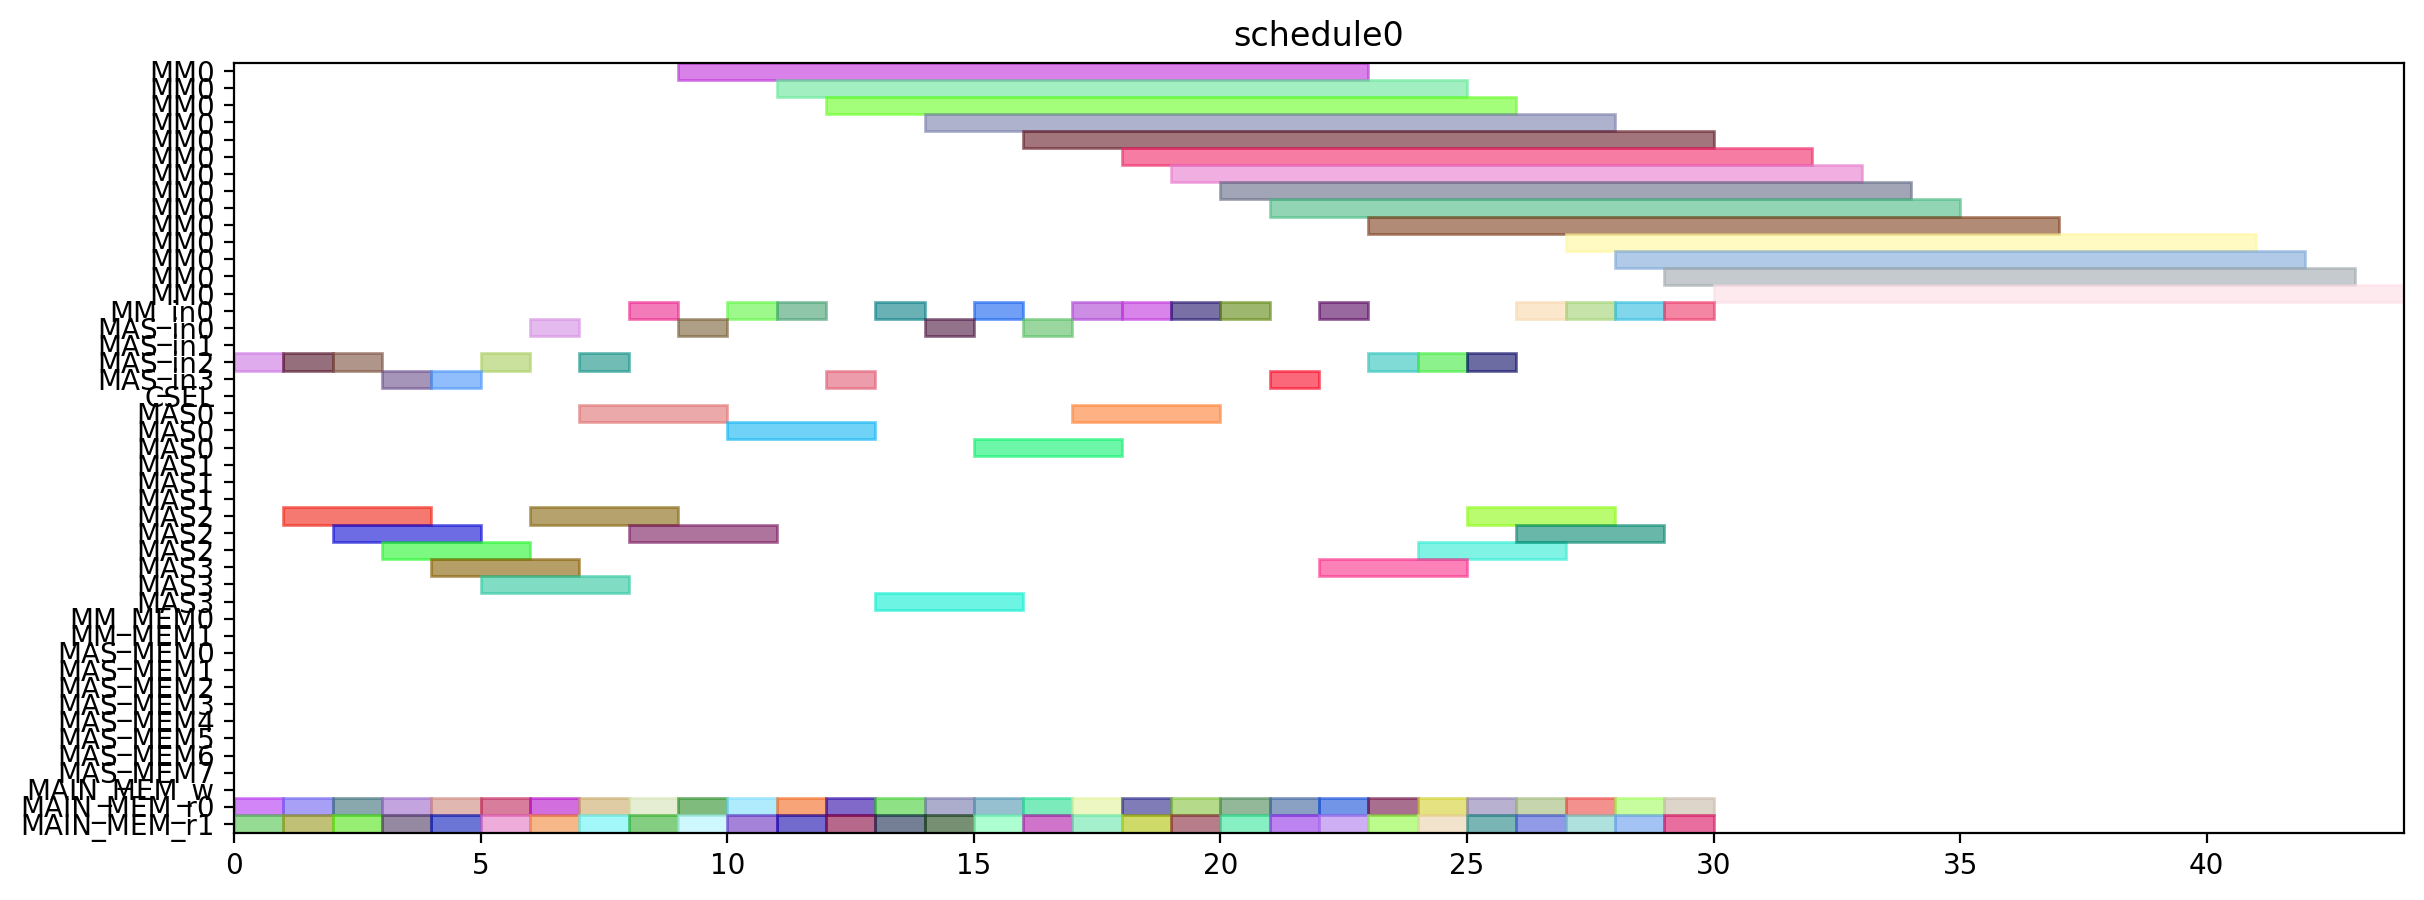

Recreate this plot in Python.
from pyschedule import Scenario, solvers, plotters, alt


def solve():
	horizon = 120
	S = Scenario("schedule0", horizon=horizon)

	# resource
	MM = S.Resources('MM', num=1, size=14)
	MM_in = S.Resources('MM_in', num=1)
	MAS_in = S.Resources('MAS_in', num=4)
	CSEL = S.Resource('CSEL')
	MAS = S.Resources('MAS', num=4, size=3, periods=range(1, horizon))
	MM_MEM = S.Resources('MM_MEM', num=2)
	MAS_MEM = S.Resources('MAS_MEM', num=8)
	MAIN_MEM_w = S.Resource('MAIN_MEM_w', size=1)
	MAIN_MEM_r = S.Resources('MAIN_MEM_r', num=2)

	# result of previous scheduling

	# new tasks
	t1_t0 = S.Task('t1_t0', length=14, delay_cost=1)
	t1_t0 += alt(MM)
	t1_t0_in = S.Task('t1_t0_in', length=1, delay_cost=1)
	t1_t0_in += alt(MM_in)
	S += t1_t0_in*MM_in[0]<=t1_t0*MM[0]
	t1_t0_mem0 = S.Task('t1_t0_mem0', length=1, delay_cost=1)
	t1_t0_mem0 += MAIN_MEM_r[0]
	S += t1_t0_mem0 <= t1_t0

	t1_t0_mem1 = S.Task('t1_t0_mem1', length=1, delay_cost=1)
	t1_t0_mem1 += MAIN_MEM_r[1]
	S += t1_t0_mem1 <= t1_t0

	t1_t1 = S.Task('t1_t1', length=14, delay_cost=1)
	t1_t1 += alt(MM)
	t1_t1_in = S.Task('t1_t1_in', length=1, delay_cost=1)
	t1_t1_in += alt(MM_in)
	S += t1_t1_in*MM_in[0]<=t1_t1*MM[0]
	t1_t1_mem0 = S.Task('t1_t1_mem0', length=1, delay_cost=1)
	t1_t1_mem0 += MAIN_MEM_r[0]
	S += t1_t1_mem0 <= t1_t1

	t1_t1_mem1 = S.Task('t1_t1_mem1', length=1, delay_cost=1)
	t1_t1_mem1 += MAIN_MEM_r[1]
	S += t1_t1_mem1 <= t1_t1

	t1_t2 = S.Task('t1_t2', length=3, delay_cost=1)
	t1_t2 += alt(MAS)
	t1_t2_in = S.Task('t1_t2_in', length=1, delay_cost=1)
	t1_t2_in += alt(MAS_in)
	S += t1_t2_in*MAS_in[0]<=t1_t2*MAS[0]

	S += t1_t2_in*MAS_in[1]<=t1_t2*MAS[1]

	S += t1_t2_in*MAS_in[2]<=t1_t2*MAS[2]

	S += t1_t2_in*MAS_in[3]<=t1_t2*MAS[3]

	t1_t2_mem0 = S.Task('t1_t2_mem0', length=1, delay_cost=1)
	t1_t2_mem0 += MAIN_MEM_r[0]
	S += t1_t2_mem0 <= t1_t2

	t1_t2_mem1 = S.Task('t1_t2_mem1', length=1, delay_cost=1)
	t1_t2_mem1 += MAIN_MEM_r[1]
	S += t1_t2_mem1 <= t1_t2

	t1_t3 = S.Task('t1_t3', length=3, delay_cost=1)
	t1_t3 += alt(MAS)
	t1_t3_in = S.Task('t1_t3_in', length=1, delay_cost=1)
	t1_t3_in += alt(MAS_in)
	S += t1_t3_in*MAS_in[0]<=t1_t3*MAS[0]

	S += t1_t3_in*MAS_in[1]<=t1_t3*MAS[1]

	S += t1_t3_in*MAS_in[2]<=t1_t3*MAS[2]

	S += t1_t3_in*MAS_in[3]<=t1_t3*MAS[3]

	t1_t3_mem0 = S.Task('t1_t3_mem0', length=1, delay_cost=1)
	t1_t3_mem0 += MAIN_MEM_r[0]
	S += t1_t3_mem0 <= t1_t3

	t1_t3_mem1 = S.Task('t1_t3_mem1', length=1, delay_cost=1)
	t1_t3_mem1 += MAIN_MEM_r[1]
	S += t1_t3_mem1 <= t1_t3

	t2_t0 = S.Task('t2_t0', length=14, delay_cost=1)
	t2_t0 += alt(MM)
	t2_t0_in = S.Task('t2_t0_in', length=1, delay_cost=1)
	t2_t0_in += alt(MM_in)
	S += t2_t0_in*MM_in[0]<=t2_t0*MM[0]
	t2_t0_mem0 = S.Task('t2_t0_mem0', length=1, delay_cost=1)
	t2_t0_mem0 += MAIN_MEM_r[0]
	S += t2_t0_mem0 <= t2_t0

	t2_t0_mem1 = S.Task('t2_t0_mem1', length=1, delay_cost=1)
	t2_t0_mem1 += MAIN_MEM_r[1]
	S += t2_t0_mem1 <= t2_t0

	t2_t1 = S.Task('t2_t1', length=14, delay_cost=1)
	t2_t1 += alt(MM)
	t2_t1_in = S.Task('t2_t1_in', length=1, delay_cost=1)
	t2_t1_in += alt(MM_in)
	S += t2_t1_in*MM_in[0]<=t2_t1*MM[0]
	t2_t1_mem0 = S.Task('t2_t1_mem0', length=1, delay_cost=1)
	t2_t1_mem0 += MAIN_MEM_r[0]
	S += t2_t1_mem0 <= t2_t1

	t2_t1_mem1 = S.Task('t2_t1_mem1', length=1, delay_cost=1)
	t2_t1_mem1 += MAIN_MEM_r[1]
	S += t2_t1_mem1 <= t2_t1

	t2_t2 = S.Task('t2_t2', length=3, delay_cost=1)
	t2_t2 += alt(MAS)
	t2_t2_in = S.Task('t2_t2_in', length=1, delay_cost=1)
	t2_t2_in += alt(MAS_in)
	S += t2_t2_in*MAS_in[0]<=t2_t2*MAS[0]

	S += t2_t2_in*MAS_in[1]<=t2_t2*MAS[1]

	S += t2_t2_in*MAS_in[2]<=t2_t2*MAS[2]

	S += t2_t2_in*MAS_in[3]<=t2_t2*MAS[3]

	t2_t2_mem0 = S.Task('t2_t2_mem0', length=1, delay_cost=1)
	t2_t2_mem0 += MAIN_MEM_r[0]
	S += t2_t2_mem0 <= t2_t2

	t2_t2_mem1 = S.Task('t2_t2_mem1', length=1, delay_cost=1)
	t2_t2_mem1 += MAIN_MEM_r[1]
	S += t2_t2_mem1 <= t2_t2

	t2_t3 = S.Task('t2_t3', length=3, delay_cost=1)
	t2_t3 += alt(MAS)
	t2_t3_in = S.Task('t2_t3_in', length=1, delay_cost=1)
	t2_t3_in += alt(MAS_in)
	S += t2_t3_in*MAS_in[0]<=t2_t3*MAS[0]

	S += t2_t3_in*MAS_in[1]<=t2_t3*MAS[1]

	S += t2_t3_in*MAS_in[2]<=t2_t3*MAS[2]

	S += t2_t3_in*MAS_in[3]<=t2_t3*MAS[3]

	t2_t3_mem0 = S.Task('t2_t3_mem0', length=1, delay_cost=1)
	t2_t3_mem0 += MAIN_MEM_r[0]
	S += t2_t3_mem0 <= t2_t3

	t2_t3_mem1 = S.Task('t2_t3_mem1', length=1, delay_cost=1)
	t2_t3_mem1 += MAIN_MEM_r[1]
	S += t2_t3_mem1 <= t2_t3

	t0_t0 = S.Task('t0_t0', length=14, delay_cost=1)
	t0_t0 += alt(MM)
	t0_t0_in = S.Task('t0_t0_in', length=1, delay_cost=1)
	t0_t0_in += alt(MM_in)
	S += t0_t0_in*MM_in[0]<=t0_t0*MM[0]
	t0_t0_mem0 = S.Task('t0_t0_mem0', length=1, delay_cost=1)
	t0_t0_mem0 += MAIN_MEM_r[0]
	S += t0_t0_mem0 <= t0_t0

	t0_t0_mem1 = S.Task('t0_t0_mem1', length=1, delay_cost=1)
	t0_t0_mem1 += MAIN_MEM_r[1]
	S += t0_t0_mem1 <= t0_t0

	t0_t1 = S.Task('t0_t1', length=14, delay_cost=1)
	t0_t1 += alt(MM)
	t0_t1_in = S.Task('t0_t1_in', length=1, delay_cost=1)
	t0_t1_in += alt(MM_in)
	S += t0_t1_in*MM_in[0]<=t0_t1*MM[0]
	t0_t1_mem0 = S.Task('t0_t1_mem0', length=1, delay_cost=1)
	t0_t1_mem0 += MAIN_MEM_r[0]
	S += t0_t1_mem0 <= t0_t1

	t0_t1_mem1 = S.Task('t0_t1_mem1', length=1, delay_cost=1)
	t0_t1_mem1 += MAIN_MEM_r[1]
	S += t0_t1_mem1 <= t0_t1

	t0_t2 = S.Task('t0_t2', length=3, delay_cost=1)
	t0_t2 += alt(MAS)
	t0_t2_in = S.Task('t0_t2_in', length=1, delay_cost=1)
	t0_t2_in += alt(MAS_in)
	S += t0_t2_in*MAS_in[0]<=t0_t2*MAS[0]

	S += t0_t2_in*MAS_in[1]<=t0_t2*MAS[1]

	S += t0_t2_in*MAS_in[2]<=t0_t2*MAS[2]

	S += t0_t2_in*MAS_in[3]<=t0_t2*MAS[3]

	t0_t2_mem0 = S.Task('t0_t2_mem0', length=1, delay_cost=1)
	t0_t2_mem0 += MAIN_MEM_r[0]
	S += t0_t2_mem0 <= t0_t2

	t0_t2_mem1 = S.Task('t0_t2_mem1', length=1, delay_cost=1)
	t0_t2_mem1 += MAIN_MEM_r[1]
	S += t0_t2_mem1 <= t0_t2

	t0_t3 = S.Task('t0_t3', length=3, delay_cost=1)
	t0_t3 += alt(MAS)
	t0_t3_in = S.Task('t0_t3_in', length=1, delay_cost=1)
	t0_t3_in += alt(MAS_in)
	S += t0_t3_in*MAS_in[0]<=t0_t3*MAS[0]

	S += t0_t3_in*MAS_in[1]<=t0_t3*MAS[1]

	S += t0_t3_in*MAS_in[2]<=t0_t3*MAS[2]

	S += t0_t3_in*MAS_in[3]<=t0_t3*MAS[3]

	t0_t3_mem0 = S.Task('t0_t3_mem0', length=1, delay_cost=1)
	t0_t3_mem0 += MAIN_MEM_r[0]
	S += t0_t3_mem0 <= t0_t3

	t0_t3_mem1 = S.Task('t0_t3_mem1', length=1, delay_cost=1)
	t0_t3_mem1 += MAIN_MEM_r[1]
	S += t0_t3_mem1 <= t0_t3

	t4_t0_t0 = S.Task('t4_t0_t0', length=14, delay_cost=1)
	t4_t0_t0 += alt(MM)
	t4_t0_t0_in = S.Task('t4_t0_t0_in', length=1, delay_cost=1)
	t4_t0_t0_in += alt(MM_in)
	S += t4_t0_t0_in*MM_in[0]<=t4_t0_t0*MM[0]
	t4_t0_t0_mem0 = S.Task('t4_t0_t0_mem0', length=1, delay_cost=1)
	t4_t0_t0_mem0 += MAIN_MEM_r[0]
	S += t4_t0_t0_mem0 <= t4_t0_t0

	t4_t0_t0_mem1 = S.Task('t4_t0_t0_mem1', length=1, delay_cost=1)
	t4_t0_t0_mem1 += MAIN_MEM_r[1]
	S += t4_t0_t0_mem1 <= t4_t0_t0

	t4_t0_t1 = S.Task('t4_t0_t1', length=14, delay_cost=1)
	t4_t0_t1 += alt(MM)
	t4_t0_t1_in = S.Task('t4_t0_t1_in', length=1, delay_cost=1)
	t4_t0_t1_in += alt(MM_in)
	S += t4_t0_t1_in*MM_in[0]<=t4_t0_t1*MM[0]
	t4_t0_t1_mem0 = S.Task('t4_t0_t1_mem0', length=1, delay_cost=1)
	t4_t0_t1_mem0 += MAIN_MEM_r[0]
	S += t4_t0_t1_mem0 <= t4_t0_t1

	t4_t0_t1_mem1 = S.Task('t4_t0_t1_mem1', length=1, delay_cost=1)
	t4_t0_t1_mem1 += MAIN_MEM_r[1]
	S += t4_t0_t1_mem1 <= t4_t0_t1

	t4_t0_t2 = S.Task('t4_t0_t2', length=3, delay_cost=1)
	t4_t0_t2 += alt(MAS)
	t4_t0_t2_in = S.Task('t4_t0_t2_in', length=1, delay_cost=1)
	t4_t0_t2_in += alt(MAS_in)
	S += t4_t0_t2_in*MAS_in[0]<=t4_t0_t2*MAS[0]

	S += t4_t0_t2_in*MAS_in[1]<=t4_t0_t2*MAS[1]

	S += t4_t0_t2_in*MAS_in[2]<=t4_t0_t2*MAS[2]

	S += t4_t0_t2_in*MAS_in[3]<=t4_t0_t2*MAS[3]

	t4_t0_t2_mem0 = S.Task('t4_t0_t2_mem0', length=1, delay_cost=1)
	t4_t0_t2_mem0 += MAIN_MEM_r[0]
	S += t4_t0_t2_mem0 <= t4_t0_t2

	t4_t0_t2_mem1 = S.Task('t4_t0_t2_mem1', length=1, delay_cost=1)
	t4_t0_t2_mem1 += MAIN_MEM_r[1]
	S += t4_t0_t2_mem1 <= t4_t0_t2

	t4_t0_t3 = S.Task('t4_t0_t3', length=3, delay_cost=1)
	t4_t0_t3 += alt(MAS)
	t4_t0_t3_in = S.Task('t4_t0_t3_in', length=1, delay_cost=1)
	t4_t0_t3_in += alt(MAS_in)
	S += t4_t0_t3_in*MAS_in[0]<=t4_t0_t3*MAS[0]

	S += t4_t0_t3_in*MAS_in[1]<=t4_t0_t3*MAS[1]

	S += t4_t0_t3_in*MAS_in[2]<=t4_t0_t3*MAS[2]

	S += t4_t0_t3_in*MAS_in[3]<=t4_t0_t3*MAS[3]

	t4_t0_t3_mem0 = S.Task('t4_t0_t3_mem0', length=1, delay_cost=1)
	t4_t0_t3_mem0 += MAIN_MEM_r[0]
	S += t4_t0_t3_mem0 <= t4_t0_t3

	t4_t0_t3_mem1 = S.Task('t4_t0_t3_mem1', length=1, delay_cost=1)
	t4_t0_t3_mem1 += MAIN_MEM_r[1]
	S += t4_t0_t3_mem1 <= t4_t0_t3

	t4_t1_t0 = S.Task('t4_t1_t0', length=14, delay_cost=1)
	t4_t1_t0 += alt(MM)
	t4_t1_t0_in = S.Task('t4_t1_t0_in', length=1, delay_cost=1)
	t4_t1_t0_in += alt(MM_in)
	S += t4_t1_t0_in*MM_in[0]<=t4_t1_t0*MM[0]
	t4_t1_t0_mem0 = S.Task('t4_t1_t0_mem0', length=1, delay_cost=1)
	t4_t1_t0_mem0 += MAIN_MEM_r[0]
	S += t4_t1_t0_mem0 <= t4_t1_t0

	t4_t1_t0_mem1 = S.Task('t4_t1_t0_mem1', length=1, delay_cost=1)
	t4_t1_t0_mem1 += MAIN_MEM_r[1]
	S += t4_t1_t0_mem1 <= t4_t1_t0

	t4_t1_t1 = S.Task('t4_t1_t1', length=14, delay_cost=1)
	t4_t1_t1 += alt(MM)
	t4_t1_t1_in = S.Task('t4_t1_t1_in', length=1, delay_cost=1)
	t4_t1_t1_in += alt(MM_in)
	S += t4_t1_t1_in*MM_in[0]<=t4_t1_t1*MM[0]
	t4_t1_t1_mem0 = S.Task('t4_t1_t1_mem0', length=1, delay_cost=1)
	t4_t1_t1_mem0 += MAIN_MEM_r[0]
	S += t4_t1_t1_mem0 <= t4_t1_t1

	t4_t1_t1_mem1 = S.Task('t4_t1_t1_mem1', length=1, delay_cost=1)
	t4_t1_t1_mem1 += MAIN_MEM_r[1]
	S += t4_t1_t1_mem1 <= t4_t1_t1

	t4_t1_t2 = S.Task('t4_t1_t2', length=3, delay_cost=1)
	t4_t1_t2 += alt(MAS)
	t4_t1_t2_in = S.Task('t4_t1_t2_in', length=1, delay_cost=1)
	t4_t1_t2_in += alt(MAS_in)
	S += t4_t1_t2_in*MAS_in[0]<=t4_t1_t2*MAS[0]

	S += t4_t1_t2_in*MAS_in[1]<=t4_t1_t2*MAS[1]

	S += t4_t1_t2_in*MAS_in[2]<=t4_t1_t2*MAS[2]

	S += t4_t1_t2_in*MAS_in[3]<=t4_t1_t2*MAS[3]

	t4_t1_t2_mem0 = S.Task('t4_t1_t2_mem0', length=1, delay_cost=1)
	t4_t1_t2_mem0 += MAIN_MEM_r[0]
	S += t4_t1_t2_mem0 <= t4_t1_t2

	t4_t1_t2_mem1 = S.Task('t4_t1_t2_mem1', length=1, delay_cost=1)
	t4_t1_t2_mem1 += MAIN_MEM_r[1]
	S += t4_t1_t2_mem1 <= t4_t1_t2

	t4_t1_t3 = S.Task('t4_t1_t3', length=3, delay_cost=1)
	t4_t1_t3 += alt(MAS)
	t4_t1_t3_in = S.Task('t4_t1_t3_in', length=1, delay_cost=1)
	t4_t1_t3_in += alt(MAS_in)
	S += t4_t1_t3_in*MAS_in[0]<=t4_t1_t3*MAS[0]

	S += t4_t1_t3_in*MAS_in[1]<=t4_t1_t3*MAS[1]

	S += t4_t1_t3_in*MAS_in[2]<=t4_t1_t3*MAS[2]

	S += t4_t1_t3_in*MAS_in[3]<=t4_t1_t3*MAS[3]

	t4_t1_t3_mem0 = S.Task('t4_t1_t3_mem0', length=1, delay_cost=1)
	t4_t1_t3_mem0 += MAIN_MEM_r[0]
	S += t4_t1_t3_mem0 <= t4_t1_t3

	t4_t1_t3_mem1 = S.Task('t4_t1_t3_mem1', length=1, delay_cost=1)
	t4_t1_t3_mem1 += MAIN_MEM_r[1]
	S += t4_t1_t3_mem1 <= t4_t1_t3

	t4_t2_t0 = S.Task('t4_t2_t0', length=14, delay_cost=1)
	t4_t2_t0 += alt(MM)
	t4_t2_t0_in = S.Task('t4_t2_t0_in', length=1, delay_cost=1)
	t4_t2_t0_in += alt(MM_in)
	S += t4_t2_t0_in*MM_in[0]<=t4_t2_t0*MM[0]
	t4_t2_t0_mem0 = S.Task('t4_t2_t0_mem0', length=1, delay_cost=1)
	t4_t2_t0_mem0 += MAIN_MEM_r[0]
	S += t4_t2_t0_mem0 <= t4_t2_t0

	t4_t2_t0_mem1 = S.Task('t4_t2_t0_mem1', length=1, delay_cost=1)
	t4_t2_t0_mem1 += MAIN_MEM_r[1]
	S += t4_t2_t0_mem1 <= t4_t2_t0

	t4_t2_t1 = S.Task('t4_t2_t1', length=14, delay_cost=1)
	t4_t2_t1 += alt(MM)
	t4_t2_t1_in = S.Task('t4_t2_t1_in', length=1, delay_cost=1)
	t4_t2_t1_in += alt(MM_in)
	S += t4_t2_t1_in*MM_in[0]<=t4_t2_t1*MM[0]
	t4_t2_t1_mem0 = S.Task('t4_t2_t1_mem0', length=1, delay_cost=1)
	t4_t2_t1_mem0 += MAIN_MEM_r[0]
	S += t4_t2_t1_mem0 <= t4_t2_t1

	t4_t2_t1_mem1 = S.Task('t4_t2_t1_mem1', length=1, delay_cost=1)
	t4_t2_t1_mem1 += MAIN_MEM_r[1]
	S += t4_t2_t1_mem1 <= t4_t2_t1

	t4_t2_t2 = S.Task('t4_t2_t2', length=3, delay_cost=1)
	t4_t2_t2 += alt(MAS)
	t4_t2_t2_in = S.Task('t4_t2_t2_in', length=1, delay_cost=1)
	t4_t2_t2_in += alt(MAS_in)
	S += t4_t2_t2_in*MAS_in[0]<=t4_t2_t2*MAS[0]

	S += t4_t2_t2_in*MAS_in[1]<=t4_t2_t2*MAS[1]

	S += t4_t2_t2_in*MAS_in[2]<=t4_t2_t2*MAS[2]

	S += t4_t2_t2_in*MAS_in[3]<=t4_t2_t2*MAS[3]

	t4_t2_t2_mem0 = S.Task('t4_t2_t2_mem0', length=1, delay_cost=1)
	t4_t2_t2_mem0 += MAIN_MEM_r[0]
	S += t4_t2_t2_mem0 <= t4_t2_t2

	t4_t2_t2_mem1 = S.Task('t4_t2_t2_mem1', length=1, delay_cost=1)
	t4_t2_t2_mem1 += MAIN_MEM_r[1]
	S += t4_t2_t2_mem1 <= t4_t2_t2

	t4_t2_t3 = S.Task('t4_t2_t3', length=3, delay_cost=1)
	t4_t2_t3 += alt(MAS)
	t4_t2_t3_in = S.Task('t4_t2_t3_in', length=1, delay_cost=1)
	t4_t2_t3_in += alt(MAS_in)
	S += t4_t2_t3_in*MAS_in[0]<=t4_t2_t3*MAS[0]

	S += t4_t2_t3_in*MAS_in[1]<=t4_t2_t3*MAS[1]

	S += t4_t2_t3_in*MAS_in[2]<=t4_t2_t3*MAS[2]

	S += t4_t2_t3_in*MAS_in[3]<=t4_t2_t3*MAS[3]

	t4_t2_t3_mem0 = S.Task('t4_t2_t3_mem0', length=1, delay_cost=1)
	t4_t2_t3_mem0 += MAIN_MEM_r[0]
	S += t4_t2_t3_mem0 <= t4_t2_t3

	t4_t2_t3_mem1 = S.Task('t4_t2_t3_mem1', length=1, delay_cost=1)
	t4_t2_t3_mem1 += MAIN_MEM_r[1]
	S += t4_t2_t3_mem1 <= t4_t2_t3

	t4_t40 = S.Task('t4_t40', length=3, delay_cost=1)
	t4_t40 += alt(MAS)
	t4_t40_in = S.Task('t4_t40_in', length=1, delay_cost=1)
	t4_t40_in += alt(MAS_in)
	S += t4_t40_in*MAS_in[0]<=t4_t40*MAS[0]

	S += t4_t40_in*MAS_in[1]<=t4_t40*MAS[1]

	S += t4_t40_in*MAS_in[2]<=t4_t40*MAS[2]

	S += t4_t40_in*MAS_in[3]<=t4_t40*MAS[3]

	t4_t40_mem0 = S.Task('t4_t40_mem0', length=1, delay_cost=1)
	t4_t40_mem0 += MAIN_MEM_r[0]
	S += t4_t40_mem0 <= t4_t40

	t4_t40_mem1 = S.Task('t4_t40_mem1', length=1, delay_cost=1)
	t4_t40_mem1 += MAIN_MEM_r[1]
	S += t4_t40_mem1 <= t4_t40

	t4_t41 = S.Task('t4_t41', length=3, delay_cost=1)
	t4_t41 += alt(MAS)
	t4_t41_in = S.Task('t4_t41_in', length=1, delay_cost=1)
	t4_t41_in += alt(MAS_in)
	S += t4_t41_in*MAS_in[0]<=t4_t41*MAS[0]

	S += t4_t41_in*MAS_in[1]<=t4_t41*MAS[1]

	S += t4_t41_in*MAS_in[2]<=t4_t41*MAS[2]

	S += t4_t41_in*MAS_in[3]<=t4_t41*MAS[3]

	t4_t41_mem0 = S.Task('t4_t41_mem0', length=1, delay_cost=1)
	t4_t41_mem0 += MAIN_MEM_r[0]
	S += t4_t41_mem0 <= t4_t41

	t4_t41_mem1 = S.Task('t4_t41_mem1', length=1, delay_cost=1)
	t4_t41_mem1 += MAIN_MEM_r[1]
	S += t4_t41_mem1 <= t4_t41

	t4_t50 = S.Task('t4_t50', length=3, delay_cost=1)
	t4_t50 += alt(MAS)
	t4_t50_in = S.Task('t4_t50_in', length=1, delay_cost=1)
	t4_t50_in += alt(MAS_in)
	S += t4_t50_in*MAS_in[0]<=t4_t50*MAS[0]

	S += t4_t50_in*MAS_in[1]<=t4_t50*MAS[1]

	S += t4_t50_in*MAS_in[2]<=t4_t50*MAS[2]

	S += t4_t50_in*MAS_in[3]<=t4_t50*MAS[3]

	t4_t50_mem0 = S.Task('t4_t50_mem0', length=1, delay_cost=1)
	t4_t50_mem0 += MAIN_MEM_r[0]
	S += t4_t50_mem0 <= t4_t50

	t4_t50_mem1 = S.Task('t4_t50_mem1', length=1, delay_cost=1)
	t4_t50_mem1 += MAIN_MEM_r[1]
	S += t4_t50_mem1 <= t4_t50

	t4_t51 = S.Task('t4_t51', length=3, delay_cost=1)
	t4_t51 += alt(MAS)
	t4_t51_in = S.Task('t4_t51_in', length=1, delay_cost=1)
	t4_t51_in += alt(MAS_in)
	S += t4_t51_in*MAS_in[0]<=t4_t51*MAS[0]

	S += t4_t51_in*MAS_in[1]<=t4_t51*MAS[1]

	S += t4_t51_in*MAS_in[2]<=t4_t51*MAS[2]

	S += t4_t51_in*MAS_in[3]<=t4_t51*MAS[3]

	t4_t51_mem0 = S.Task('t4_t51_mem0', length=1, delay_cost=1)
	t4_t51_mem0 += MAIN_MEM_r[0]
	S += t4_t51_mem0 <= t4_t51

	t4_t51_mem1 = S.Task('t4_t51_mem1', length=1, delay_cost=1)
	t4_t51_mem1 += MAIN_MEM_r[1]
	S += t4_t51_mem1 <= t4_t51

	t4_t8_t0 = S.Task('t4_t8_t0', length=14, delay_cost=1)
	t4_t8_t0 += alt(MM)
	t4_t8_t0_in = S.Task('t4_t8_t0_in', length=1, delay_cost=1)
	t4_t8_t0_in += alt(MM_in)
	S += t4_t8_t0_in*MM_in[0]<=t4_t8_t0*MM[0]
	t4_t8_t0_mem0 = S.Task('t4_t8_t0_mem0', length=1, delay_cost=1)
	t4_t8_t0_mem0 += MAIN_MEM_r[0]
	S += t4_t8_t0_mem0 <= t4_t8_t0

	t4_t8_t0_mem1 = S.Task('t4_t8_t0_mem1', length=1, delay_cost=1)
	t4_t8_t0_mem1 += MAIN_MEM_r[1]
	S += t4_t8_t0_mem1 <= t4_t8_t0

	t4_t8_t1 = S.Task('t4_t8_t1', length=14, delay_cost=1)
	t4_t8_t1 += alt(MM)
	t4_t8_t1_in = S.Task('t4_t8_t1_in', length=1, delay_cost=1)
	t4_t8_t1_in += alt(MM_in)
	S += t4_t8_t1_in*MM_in[0]<=t4_t8_t1*MM[0]
	t4_t8_t1_mem0 = S.Task('t4_t8_t1_mem0', length=1, delay_cost=1)
	t4_t8_t1_mem0 += MAIN_MEM_r[0]
	S += t4_t8_t1_mem0 <= t4_t8_t1

	t4_t8_t1_mem1 = S.Task('t4_t8_t1_mem1', length=1, delay_cost=1)
	t4_t8_t1_mem1 += MAIN_MEM_r[1]
	S += t4_t8_t1_mem1 <= t4_t8_t1

	solvers.mip.solve(S,msg=1,kind='CPLEX',ratio_gap=1.01)

	solution = [['hoge']*len(S.solution()[1]) for i in range(len(S.solution()))]
	for i in range(len(S.solution())):
		for j in range(len(S.solution()[i])):
			solution[i][j]=str(S.solution()[i][j])
	print(solution)

	cycles = int(solution[-1][3])

	pic_file_name = "/home/mfukuda/ABE/multiRAM_multiMAS_16mux/scheduling_result/stage14MM1_stage3MAS4/SPARSE/schedule0.png"
	if(S.solution() != []):
		plotters.matplotlib.plot(S,img_filename=pic_file_name, show_task_labels=False, fig_size=(cycles*0.25+3, 5))

	return solution
